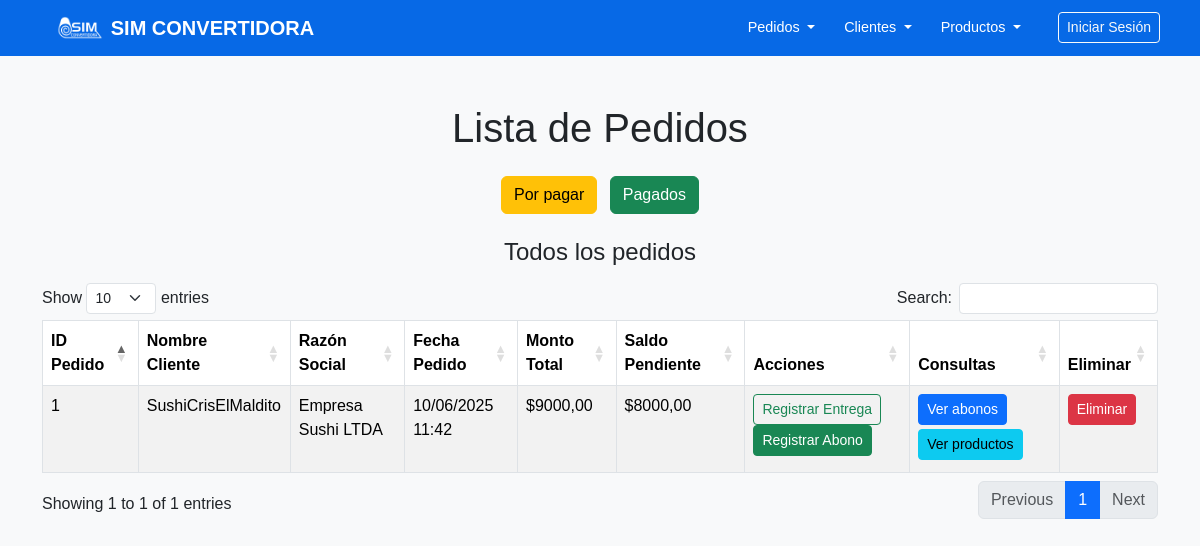
Page /pedidos/lista/ on the committed database.
### pedidos/models.py (models this page shows, shortened)
class Pedido(models.Model):
    cod_pedido = models.AutoField(primary_key=True)
    cliente = models.ForeignKey(Cliente, on_delete=models.CASCADE)
    monto_total = models.DecimalField(max_digits=10, decimal_places=2)
    fecha_pedido = models.DateTimeField(default=timezone.now)
    @property
    def saldo_pendiente(self):
        total_abonos = self.abonos.aggregate(total=Sum('monto'))['total'] or Decimal('0.00')
        return self.monto_total - total_abonos

### clientes/models.py (models this page shows, shortened)
class Cliente(models.Model):
    cod_cliente = models.AutoField(primary_key=True)
    nombre_fantasia = models.CharField(max_length=100)
    razon_social = models.CharField(max_length=100, unique=True)
    correo = models.EmailField()
    direccion_despacho = models.CharField(max_length=200)

### pedidos/views.py (the view)
# urls.py: path('lista/', listar_pedidos, name='listar_pedidos'),
def listar_pedidos(request):
    pedidos = Pedido.objects.all().order_by('-cod_pedido')
    return render(request, 'pedidos/listar_pedidos.html', {'pedidos': pedidos})

### templates/pedidos/listar_pedidos.html (shortened to what this page needs)
<!DOCTYPE html>
<html lang="es">
<head>
    <link rel="stylesheet" href="https://cdn.datatables.net/1.13.5/css/dataTables.bootstrap5.min.css">
</head>
<body>
    <header>
        {% include 'navegacion/nav.html' %}
    </header>
<div class="container my-5">
    <h1 class="text-center mb-4">Lista de Pedidos</h1>
    <div class="mb-4 text-center">
        <a href="{% url 'listar_pedidos_filtrados' 'por_pagar' %}" class="btn btn-warning me-2">Por pagar</a>
        <a href="{% url 'listar_pedidos_filtrados' 'pagados' %}" class="btn btn-success">Pagados</a>
    </div>
    <h4 class="mb-3 text-center">
        {% if estado == 'por_pagar' %}
            Pedidos con saldo pendiente
        {% elif estado == 'pagados' %}
            Pedidos pagados completamente
        {% else %}
            Todos los pedidos
        {% endif %}
    </h4>
    <table id="tabla-pedidos" class="table table-bordered table-striped">
        <thead>
        <tr>
            <th>ID Pedido</th>
            <th>Nombre Cliente</th>
            <th>Razón Social</th>
            <th>Fecha Pedido</th>
            <th>Monto Total</th>
            <th>Saldo Pendiente</th>
            <th>Acciones</th>
            <th>Consultas</th>
            <th>Eliminar</th>
        </tr>
        </thead>
        <tbody>
        {% for pedido in pedidos %}
            <tr>
                <td>{{ pedido.cod_pedido }}</td>
                <td>{{ pedido.cliente.nombre_fantasia }}</td>
                <td>{{ pedido.cliente.razon_social }}</td>
                <td>{{ pedido.fecha_pedido|date:"d/m/Y H:i" }}</td>
                <td>${{ pedido.monto_total }}</td>
                <td>${{ pedido.saldo_pendiente }}</td>
                <td>
                    <a href="{% url 'registrar_entrega' pedido.cod_pedido %}" class="btn btn-sm btn-outline-success">Registrar Entrega</a>
                    <a href="{% url 'añadir_abono' pedido.cod_pedido %}" class="btn btn-success btn-sm mb-1">Registrar Abono</a>
                </td>
                <td>
                    <button class="btn btn-primary btn-sm mb-1" data-bs-toggle="modal" data-bs-target="#abonosModal{{ pedido.cod_pedido }}">Ver abonos</button>
                    <button class="btn btn-info btn-sm mb-1" data-bs-toggle="modal" data-bs-target="#productosModal{{ pedido.cod_pedido }}">Ver productos</button>
                </td>
                <td>
                    <form action="{% url 'eliminar_pedido' pedido.cod_pedido %}" method="post" class="d-inline" onsubmit="return confirm('¿Estás seguro de que deseas eliminar este pedido?');">
                        <button type="submit" class="btn btn-danger btn-sm mb-1">Eliminar</button>
                    </form>
                </td>
            </tr>
        {% endfor %}
        </tbody>
    </table>
</body>
</html>

### static/css/navbar.css (style rules this page uses)
* { margin: 0; padding: 0; box-sizing: border-box; }
body { background-color: #f8f9fa; font-family: Arial, sans-serif; }

### rows in the picture
Pedido: cod_pedido "1", cliente.nombre_fantasia "SushiCrisElMaldito", cliente.razon_social "Empresa Sushi LTDA", fecha_pedido "10/06/2025 11:42", monto_total "9000,00", saldo_pendiente "8000,00"
